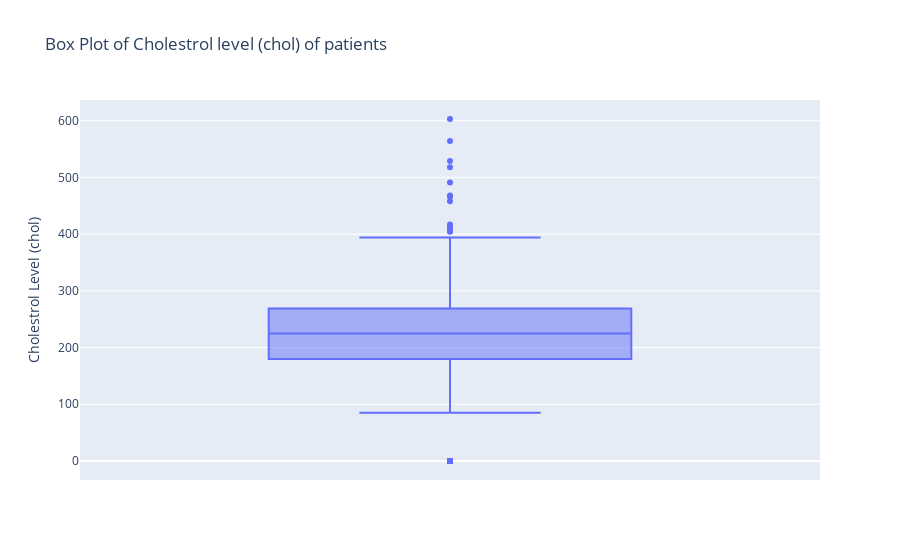

Here is the notebook cell this chart was saved with:
### Code cell
# Let's view the cholestrol using interactive boxplot to find outliers
# Create a box plot
fig6 = px.box(df, y='chol', title='Box Plot of Cholestrol level (chol) of patients',
             labels={'chol': 'Cholestrol Level (chol)'})
# Save the figure
folder_name = 'Plotly Plots'  # Folder to save the image
figure_name = 'my_figure6.html'  # Change this to your desired figure name
saved_path = save_figure(fig6, folder_name, figure_name)
# Show the plot
fig6.show()

### Figure 1 — Plotly figure (JSON) as saved in the notebook; plotly's stock layout.template omitted (floating-point values rounded to 4 significant figures; data arrays with more than 128 entries replaced by an {"elided": "..."} marker saying what was removed)
{"data": [{"alignmentgroup": "True", "hovertemplate": "Cholestrol Level (chol)=%{y}<extra></extra>", "legendgroup": "", "marker": {"color": "#636efa"}, "name": "", "notched": false, "offsetgroup": "", "orientation": "v", "showlegend": false, "type": "box", "x0": " ", "xaxis": "x", "y": {"elided": "912 float values"}, "y0": " ", "yaxis": "y"}], "layout": {"boxmode": "group", "legend": {"tracegroupgap": 0}, "title": {"text": "Box Plot of Cholestrol level (chol) of patients"}, "xaxis": {"anchor": "y", "domain": [0, 1]}, "yaxis": {"anchor": "x", "domain": [0, 1], "title": {"text": "Cholestrol Level (chol)"}}}}
